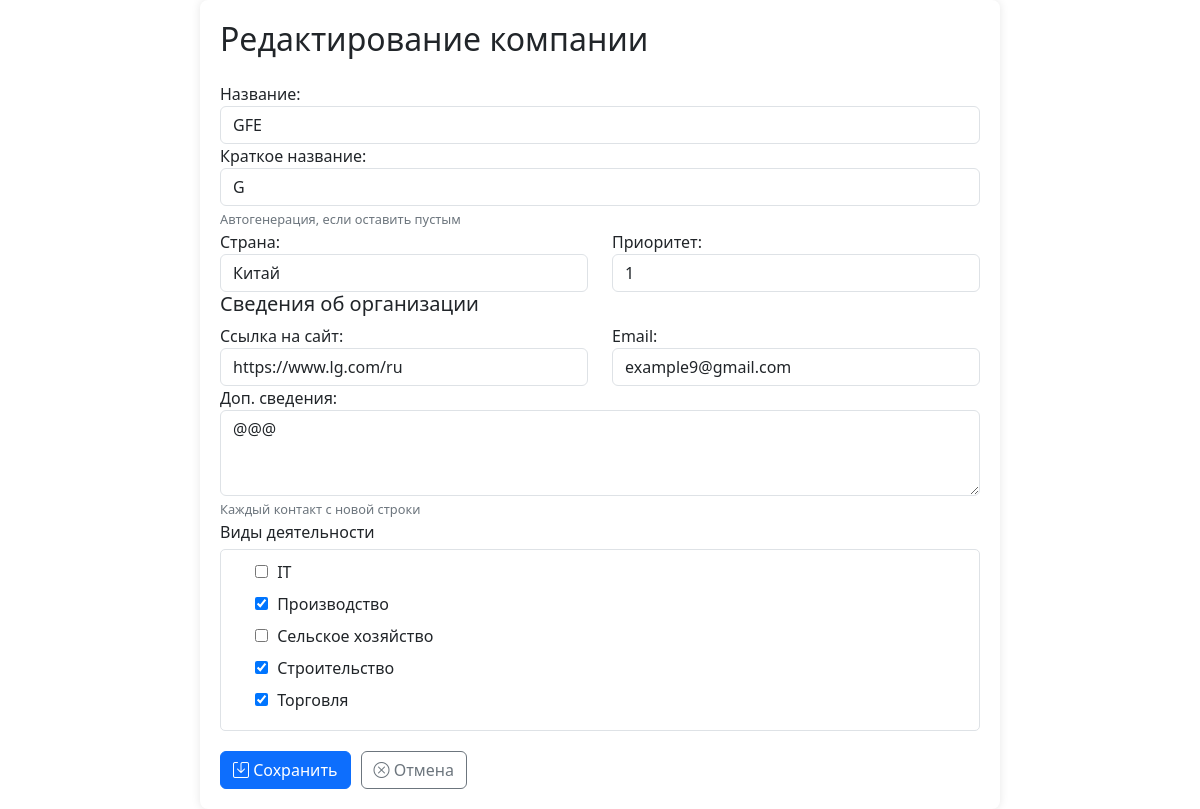
The page /companies/31/edit/ on the database its author committed.
### newapp/models.py (models this page shows, shortened)
class Company(models.Model):
    REGION_CHOICES = [
        ('Россия', 'Россия'),
        ('Франция', 'Франция'),
        ('Германия', 'Германия'),
        ('США', 'США'),
        ('Китай', 'Китай'),
        ('Япония', 'Япония'),
        ('Великобритания', 'Великобритания'),
        ('Италия', 'Италия'),
        ('Испания', 'Испания'),
        ('Канада', 'Канада'),
    ]
    name = models.CharField("Название", max_length=255, unique=True)
    short_name = models.CharField("Краткое название", max_length=50, blank=True, unique=True)
    region = models.CharField("Страна", max_length=100, choices=REGION_CHOICES)
    priority = models.IntegerField(
        "Приоритет",
        default=1,
        validators=[MinValueValidator(1), MaxValueValidator(10)]
    )
    website = models.URLField("Ссылка на сайт", blank=True)
    email = models.EmailField("Email", blank=True)
    activity_themes = models.ManyToManyField(
        ActivityTheme,
        verbose_name="Виды деятельности",
        blank=True
    )
    additional_contacts = models.TextField(
        "Доп. сведения",
        blank=True,
        help_text="Формат: Тип:значение (например, Telegram:@example)"
    )
    class Meta:
        verbose_name = "Компания"
        verbose_name_plural = "Компании"
        ordering = ['name']

class ActivityTheme(models.Model):
    name = models.CharField("Название вида деятельности", max_length=100, unique=True)
    def __str__(self):
        return self.name
    class Meta:
        verbose_name = "Вид деятельности"
        verbose_name_plural = "Виды деятельности"
        ordering = ['name']

### newapp/views.py (the view)
# urls.py: path('companies/<int:pk>/edit/', views.company_edit, name='company_edit'),
def company_edit(request, pk):
    company = get_object_or_404(Company, pk=pk)
    if request.method == 'POST':
        form = CompanyForm(request.POST, instance=company)
        if form.is_valid():
            try:
                form.save()
                messages.success(request, 'Компания успешно обновлена')
                return redirect('company_list')
            except ValidationError as e:
                for field, errors in e.message_dict.items():
                    for error in errors:
                        messages.error(request, f'{field}: {error}')
        else:
            for field, errors in form.errors.items():
                for error in errors:
                    messages.error(request, f'{field}: {error}')
    else:
        form = CompanyForm(instance=company)
    return render(request, 'company_form.html', {
        'form': form,
        'title': 'Редактирование компании'
    })

### newapp/templates/company_form.html (shortened to what this page needs)
{% load static %}
<!DOCTYPE html>
<html>
<head>
    <link href="https://cdn.jsdelivr.net/npm/bootstrap@5.3.0/dist/css/bootstrap.min.css" rel="stylesheet">
    <link rel="stylesheet" href="{% static 'company_form/styles.css' %}">
    <link rel="stylesheet" href="https://cdn.jsdelivr.net/npm/bootstrap-icons@1.8.0/font/bootstrap-icons.css">
</head>
<body>
    <div class="form-container">
        <h2 class="mb-4">{{ title }}</h2>
        <form method="post" id="company-form" novalidate>
            <div class="form-group">
                {{ form.name.label_tag }}
                {{ form.name }}
            </div>
            <div class="form-group">
                {{ form.short_name.label_tag }}
                {{ form.short_name }}
                <small class="form-help-text">Автогенерация, если оставить пустым</small>
            </div>
            <div class="row">
                <div class="col-md-6 form-group">
                    {{ form.region.label_tag }}
                    {{ form.region }}
                </div>
                <div class="col-md-6 form-group">
                    {{ form.priority.label_tag }}
                    {{ form.priority }}
                </div>
            </div>
            <div class="form-group">
                <h5>Сведения об организации</h5>
                <div class="row">
                    <div class="col-md-6 form-group">
                        {{ form.website.label_tag }}
                        {{ form.website }}
                    </div>
                    <div class="col-md-6 form-group">
                        {{ form.email.label_tag }}
                        {{ form.email }}
                    </div>
                </div>
                <div class="form-group">
                    {{ form.additional_contacts.label_tag }}
                    {{ form.additional_contacts }}
                    <small class="form-help-text">Каждый контакт с новой строки</small>
                </div>
            </div>
            <div class="form-group">
                <label>Виды деятельности</label>
                <div class="activity-themes-container">
                    {% for checkbox in form.activity_themes %}
                    <div class="form-check">
                        {{ checkbox.tag }}
                        <label class="form-check-label" for="{{ checkbox.id_for_label }}">
                            {{ checkbox.choice_label }}
                        </label>
                    </div>
                    {% endfor %}
                </div>
            </div>
            <div class="btn-container">
                <button type="submit" class="btn btn-primary">
                    <i class="bi bi-save"></i> Сохранить
                </button>
                <a href="{% url 'company_list' %}" class="btn btn-outline-secondary">
                    <i class="bi bi-x-circle"></i> Отмена
                </a>
            </div>
        </form>
    </div>
</body>
</html>

### newapp/static/company_form/styles.css (style rules this page uses)
.form-container { max-width: 800px; margin: 0 auto; padding: 20px; background: #fff; border-radius: 8px; box-shadow: 0 0 10px rgba(0,0,0,0.1); }
.activity-themes-container { max-height: 200px; overflow-y: auto; border: 1px solid #dee2e6; padding: 10px; border-radius: 5px; margin-top: 5px; }
.form-check { margin-bottom: 8px; }
.form-check-label { margin-left: 5px; }
.btn-container { margin-top: 20px; display: flex; gap: 10px; }
.form-help-text { font-size: 0.8em; color: #6c757d; }

### rows shown on the page
Company: name "GFE", short_name "G", region "Китай", priority "1", website "https://www.lg.com/ru", email "example9@gmail.com", additional_contacts "@@@"
ActivityTheme: choice_label "IT"
ActivityTheme: choice_label "Производство"
ActivityTheme: choice_label "Сельское хозяйство"
ActivityTheme: choice_label "Строительство"
ActivityTheme: choice_label "Торговля"

### other values the page prints
{{ title }} "Редактирование компании"
